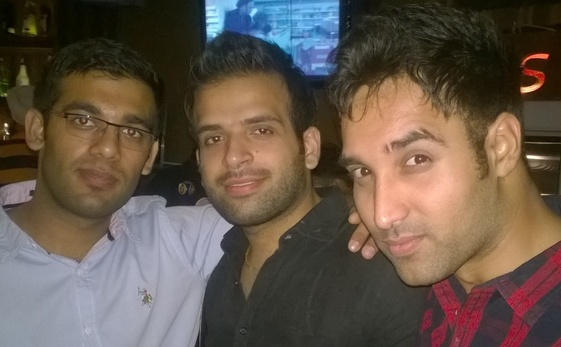
#> input picture test1.jpg, 561 x 347 px, shrunk from 1887 x 1169 before the run; its folder holds 6 pictures in this run
$ jupyter execute --allow-errors opencv_face_recognation-single_face.ipynb
#> lines starting #> are read from the running program, lines starting #| are printed output that depends on the picture
[cell 1]
import glob
import cv2
import os
import numpy as np

[cell 2]
#images = [cv2.imread(file) for file in glob.glob("Photos/*.jpg")]

[cell 3]
subjects = ["","Nishant"]

[cell 4]
def detect_face(img):
     gray = cv2.cvtColor(img, cv2.COLOR_BGR2GRAY)
     face_cascade = cv2.CascadeClassifier(r'C:\Users\nischugh\Anaconda3\pkgs\libopencv-3.4.1-h875b8b8_3\Library\etc\lbpcascades\lbpcascade_frontalface.xml')
     faces = face_cascade.detectMultiScale(gray, scaleFactor=1.2, minNeighbors=5);
     #print(faces)
     if (len(faces) == 0):
        return None, None
     (x, y, w, h) = faces[0]
     return gray[y:y+w, x:x+h], faces[0]

[cell 5]
def prepare_training_data(data_folder_path):
    dirs = os.listdir(data_folder_path)
    faces = []
    labels = []
#    print(dirs)
    for dir_name in dirs:
        if not dir_name.startswith("S"):
            continue;
        label = int(dir_name.replace("S",""))
        subject_dir_path = data_folder_path + "/" + dir_name
        #print(subject_dir_path)
        subject_images_names = os.listdir(subject_dir_path)
        #print(subject_images_names)
        for image_name in subject_images_names:
            #print(image_name)
            if image_name.startswith("."):
                continue;
            image_path = subject_dir_path + "/" + image_name
            #print(image_path)
            image = cv2.imread(image_path)
            cv2.imshow("Training on image...", image)
            cv2.waitKey(100)
            face, rect = detect_face(image)
            #print(face)
            if face is not None:
                faces.append(face)
                labels.append(label)
            cv2.destroyAllWindows()
            cv2.waitKey(10)
            cv2.destroyAllWindows()
    return faces, labels

[cell 6]
print("Preparing data...")
#> (the rest of this cell did not finish here and is left out)

[cell 7]
face_recognizer = cv2.face.LBPHFaceRecognizer_create()
#> (the rest of this cell did not finish here and is left out)

[cell 8]
def draw_rectangle(img, rect):
     (x, y, w, h) = rect
     cv2.rectangle(img, (x, y), (x+w, y+h), (0, 255, 0), 2)

def draw_text(img, text, x, y):
    cv2.putText(img, text, (x, y), cv2.FONT_HERSHEY_PLAIN, 1.5, (0, 255, 0), 2)

[cell 9]
def predict(test_img):
    img = test_img.copy()
    face, rect = detect_face(img)
    label = face_recognizer.predict(face)
    print(label)
    label_text = subjects[label[0]]
    draw_rectangle(img, rect)
    draw_text(img, label_text, rect[0], rect[1]-5)
    return img

[cell 10]
print("Predicting images...")
test_img1 = cv2.imread("test1.jpg")
#> test_img1 is the input picture: shape (347, 561, 3); mean B, G, R 74.8, 87.1, 101.3
test_img2 = cv2.imread("test.jpg")
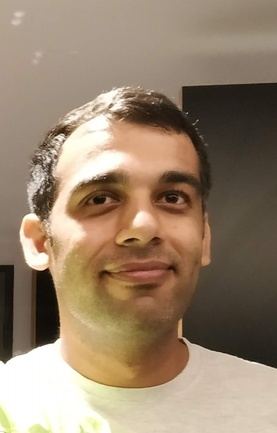
#> input picture test.jpg, 277 x 433 px, shrunk from 931 x 1456 before the run
#> test_img2 is the input picture: shape (433, 277, 3); mean B, G, R 109.4, 131.4, 151.8
predicted_img1 = predict(test_img1)
#> in detect_face, `gray = cv2.cvtColor(img, cv2.COLOR_BGR2GRAY)`:
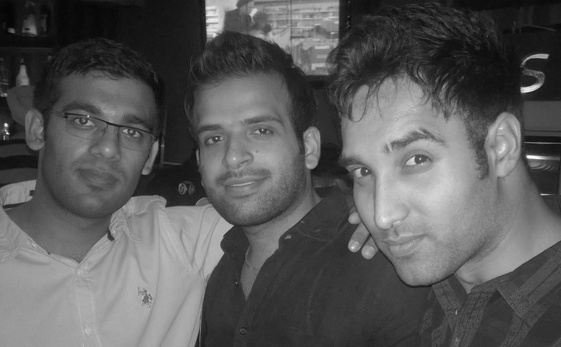
#> gray: shape (347, 561); min 4, max 253, mean 90
predicted_img2 = predict(test_img2)
print("Prediction complete")
cv2.imshow(subjects[1], predicted_img1)
cv2.imshow(subjects[1], predicted_img2)
cv2.waitKey(0)
cv2.destroyAllWindows()
